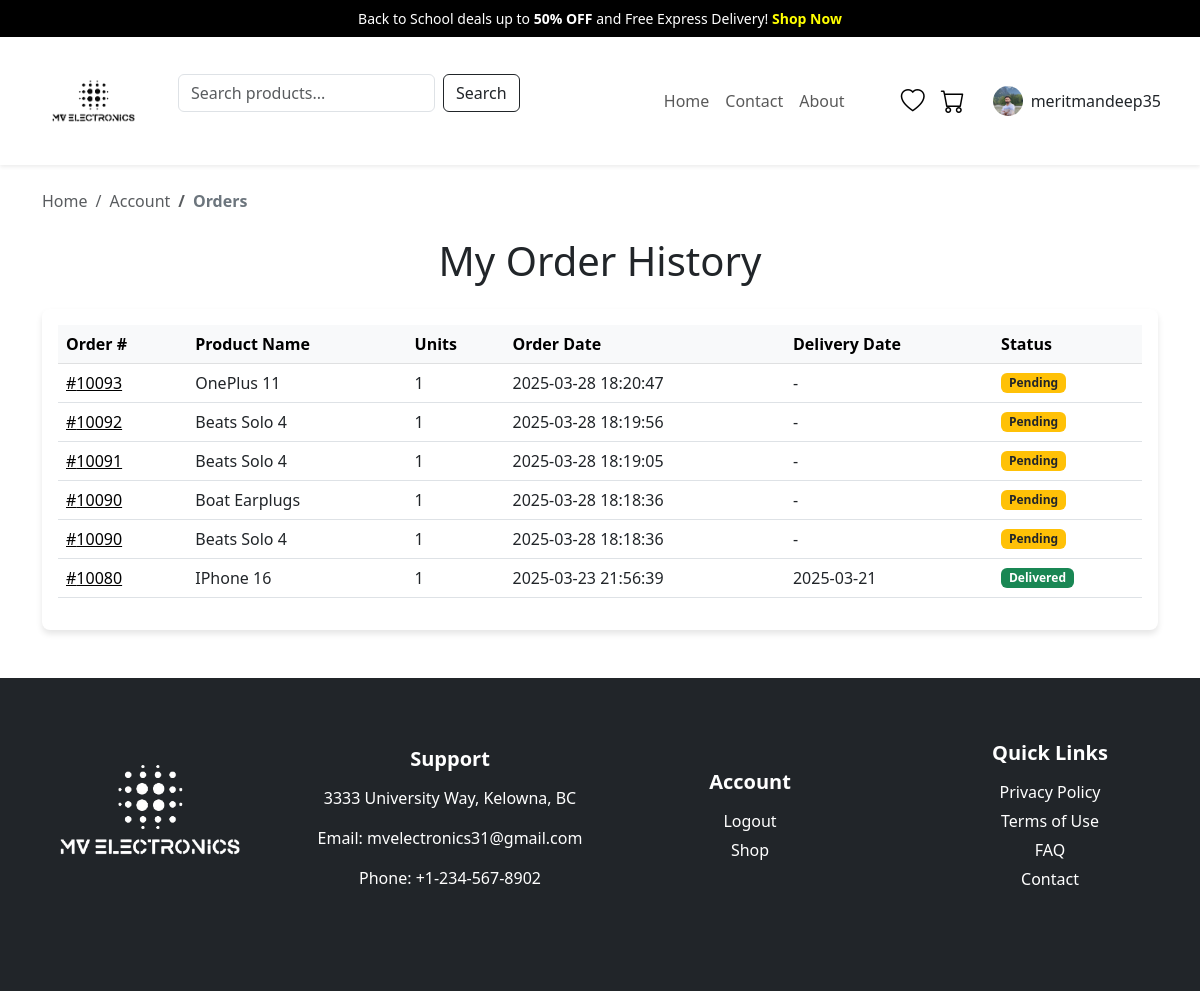
Page /project360/order-history.php (signed in) on the committed database.
### tables this page shows
CREATE TABLE `users` (
  `user_id` int(11) NOT NULL,
  `user_name` varchar(50) DEFAULT NULL,
  `email` varchar(50) NOT NULL,
  `password` varchar(255) NOT NULL,
  `profile_image` varchar(255) DEFAULT NULL,
  `first_name` varchar(255) NOT NULL,
  `last_name` varchar(255) NOT NULL,
  `status` enum('active','inactive') DEFAULT NULL
);

CREATE TABLE `orderitems` (
  `order_item_id` int(11) NOT NULL,
  `order_id` int(11) NOT NULL,
  `product_id` int(11) NOT NULL,
  `quantity` int(11) NOT NULL CHECK (`quantity` > 0),
  `price` decimal(10,2) NOT NULL
);

CREATE TABLE `orders` (
  `order_id` int(11) NOT NULL,
  `user_id` int(11) NOT NULL,
  `total_price` decimal(10,2) NOT NULL,
  `order_date` timestamp NOT NULL DEFAULT current_timestamp(),
  `delivery_date` date DEFAULT NULL,
  `delivery_address` text NOT NULL,
  `payment_method` enum('Credit Card','PayPal','Cash on Delivery') NOT NULL,
  `status` enum('pending','shipped','delivered','canceled') DEFAULT 'pending'
);

CREATE TABLE `products` (
  `product_id` int(11) NOT NULL,
  `name` varchar(100) NOT NULL,
  `description` text DEFAULT NULL,
  `stock` int(11) NOT NULL CHECK (`stock` >= 0),
  `price` decimal(10,2) NOT NULL CHECK (`price` >= 0),
  `category` varchar(100) NOT NULL,
  `images` text DEFAULT NULL,
  `best_seller` tinyint(1) NOT NULL DEFAULT 0
);

### project360/session_handler.php (called while the page is built, shortened)
<?php
if (!isset($_SESSION["loggedin"]) || $_SESSION["loggedin"] !== true) {
    $is_logged_in = false;
    $user_id = null;
    $user_email = null;
} else {
    $is_logged_in = true;
}
?>

### project360/order-history.php (the view, shortened to what this page needs)
<?php
require_once "session_handler.php";
require_once "header-loader.php";
?>
<!DOCTYPE html>
<html lang="en">
<head>
  <link href="https://cdn.jsdelivr.net/npm/bootstrap@5.3.0/dist/css/bootstrap.min.css" rel="stylesheet">
    <link rel="stylesheet" href="https://cdn.jsdelivr.net/npm/bootstrap-icons/font/bootstrap-icons.css">
      <link rel = "stylesheet" href = "footer.css">
      <link rel = "stylesheet" href = "header.css">
</head>
<body>
  <div class="container my-4">
<nav class="breadcrumb mb-4">
  <a class="breadcrumb-item text-decoration-none text-muted" href="home.php">Home</a>
  <a class="breadcrumb-item text-decoration-none text-muted" href="account.php">Account</a>
  <span class="breadcrumb-item active text-secondary fw-bold" aria-current="page">Orders</span>
</nav>
    <h1 class="text-center mb-4">My Order History</h1>
    <div class="card order-history-card mb-5">
      <div class="card-body">
        <div class="table-responsive">
          <table class="table table-hover align-middle">
            <thead class="table-light">
              <tr>
                <th scope="col">Order #</th>
                <th scope="col">Product Name</th>
                <th scope="col">Units</th>
                <th scope="col">Order Date</th>
                <th scope="col">Delivery Date</th>
                <th scope="col">Status</th>
              </tr>
            </thead>
            <tbody>
            <tbody>
                <?php
                if ($is_logged_in && isset($user_id)) {
                    $sql = "SELECT o.order_id, o.order_date, o.delivery_date, o.status,
                                  oi.quantity, p.name AS product_name
                            FROM orders o
                            JOIN orderitems oi ON o.order_id = oi.order_id
                            JOIN products p ON oi.product_id = p.product_id
                            WHERE o.user_id = ?
                            ORDER BY o.order_date DESC";
                    $stmt = $conn->prepare($sql);
                    $stmt->bind_param("i", $user_id);
                    $stmt->execute();
                    $result = $stmt->get_result();
                    if ($result && $result->num_rows > 0) {
                        while ($row = $result->fetch_assoc()) {
                            $statusClass = match(strtolower($row['status'])) {
                                'pending'   => 'bg-warning text-dark',
                                'shipped'   => 'bg-secondary',
                                'delivered' => 'bg-success',
                                'canceled'  => 'bg-danger',
                                default     => 'bg-light text-dark'
                            };
                            echo "<tr>
                            <td><a href=\"order_details.php?order_id={$row['order_id']}\" style=\"color: black; text-decoration: underline;\">#{$row['order_id']}</a></td>
                            <td>" . htmlspecialchars($row['product_name']) . "</td>
                            <td>{$row['quantity']}</td>
                            <td>{$row['order_date']}</td>
                            <td>" . ($row['delivery_date'] ?? '-') . "</td>
                            <td><span class='badge {$statusClass}'>" . ucfirst($row['status']) . "</span></td>
                          </tr>";
                        }
                    } else {
                        echo "<tr><td colspan='6' class='text-center text-muted'>No orders found.</td></tr>";
                    }
                } else {
                    echo "<tr><td colspan='6' class='text-center text-muted'>Please log in to view your orders.</td></tr>";
                }
                ?>
                </tbody>
            </tbody>
          </table>
        </div>
      </div>
    </div>
  </div>
  <?php
require_once "footer.php";
?>
</body>
</html>

### project360/loginheader.php (shortened to what this page needs)
<?php
require_once 'db_connection.php';
$userName = 'User';
$profileImage = '';
if (isset($_SESSION['user_id'])) {
    $userId = $_SESSION['user_id'];
    $sql = "SELECT user_name, profile_image FROM users WHERE user_id = ?";
    $stmt = $conn->prepare($sql);
    $stmt->bind_param("i", $userId);
    $stmt->execute();
    $result = $stmt->get_result();
    if ($row = $result->fetch_assoc()) {
        $userName = $row['user_name'];
        $profileImage = $row['profile_image'];
    }
}
?>
<header>
    <div class="top-banner text-center py-2">
        Back to School deals up to <strong>50% OFF</strong> and Free Express Delivery!
        <a href="home.php" class="shop-now">Shop Now</a>
    </div>
    <nav class="navbar navbar-expand-lg bg-white shadow-sm">
        <div class="container-fluid">
            <a class="navbar-brand fw-bold" href="home.php">
                <img src="images/logo1.png" alt="MV Electronics" width="135">
            </a>
            <form class="d-flex mx-auto" role="search" method="GET" action="search.php">
                <input class="form-control me-2" type="search" name="query" placeholder="Search products..." aria-label="Search">
                <button class="btn btn-outline-dark" type="submit">Search</button>
            </form>
            <div class="collapse navbar-collapse text-center" id="navbarNav">
                <ul class="navbar-nav ms-auto me-5">
                    <li class="nav-item"><a class="nav-link" href="home.php">Home</a></li>
                    <li class="nav-item"><a class="nav-link" href="contact.php">Contact</a></li>
                    <li class="nav-item"><a class="nav-link" href="about.php">About</a></li>
                </ul>
            </div>
            <div class="d-none d-lg-flex align-items-center">
                <a href="wishlist.php" class="me-3 position-relative">
                    <i class="bi bi-heart fs-4"></i>
                </a>
                <a href="cart.php" class="me-3 position-relative">
                    <i class="bi bi-cart fs-4"></i>
                </a>
                <div class="dropdown">
                    <button class="btn border-0 d-flex align-items-center"
                            id="profileDropdown"
                            data-bs-toggle="dropdown"
                            aria-expanded="false">
                        <?php if (!empty($profileImage)): ?>
                            <img
                                src="<?php echo htmlspecialchars($profileImage); ?>"
                                alt="Profile"
                                class="rounded-circle me-2"
                                style="width: 30px; height: 30px; object-fit: cover;"
                            >
                        <?php else: ?>
                            <i class="bi bi-person fs-4 me-2"></i>
                        <?php endif; ?>
                        <span><?php echo htmlspecialchars($userName); ?></span>
                    </button>
                </div>
            </div>
        </div>
    </nav>
</header>

### project360/header.css (style rules this page uses)
.top-banner { background: black; color: white; font-size: 14px; }
.shop-now { color: yellow; font-weight: bold; text-decoration: none; }
.navbar { padding: 15px; }
.bi { color: black; text-decoration: none; }

### project360/login.css (style rules this page uses)
html, body { overflow-x: hidden; }
.top-banner { background: black; color: white; font-size: 14px; }
.shop-now { color: yellow; font-weight: bold; text-decoration: none; }
.navbar { padding: 15px; }

### project360/order-history.php (style rules this page uses)
.order-history-card { border: none; border-radius: 8px; box-shadow: 0 4px 6px rgba(0,0,0,0.1); }

### rows in the picture
users: profile_image (picture), user_name "meritmandeep35"
orderitems: order.order_id "10093", product.name "OnePlus 11", quantity "1", order.order_date "2025-03-28 18:20:47", order.delivery_date "-", order.status "Pending"
orderitems: order.order_id "10092", product.name "Beats Solo 4", quantity "1", order.order_date "2025-03-28 18:19:56", order.delivery_date "-", order.status "Pending"
orderitems: order.order_id "10091", product.name "Beats Solo 4", quantity "1", order.order_date "2025-03-28 18:19:05", order.delivery_date "-", order.status "Pending"
orderitems: order.order_id "10090", product.name "Boat Earplugs", quantity "1", order.order_date "2025-03-28 18:18:36", order.delivery_date "-", order.status "Pending"
orderitems: order.order_id "10090", product.name "Beats Solo 4", quantity "1", order.order_date "2025-03-28 18:18:36", order.delivery_date "-", order.status "Pending"
orderitems: order.order_id "10080", product.name "IPhone 16", quantity "1", order.order_date "2025-03-23 21:56:39", order.delivery_date "2025-03-21", order.status "Delivered"
